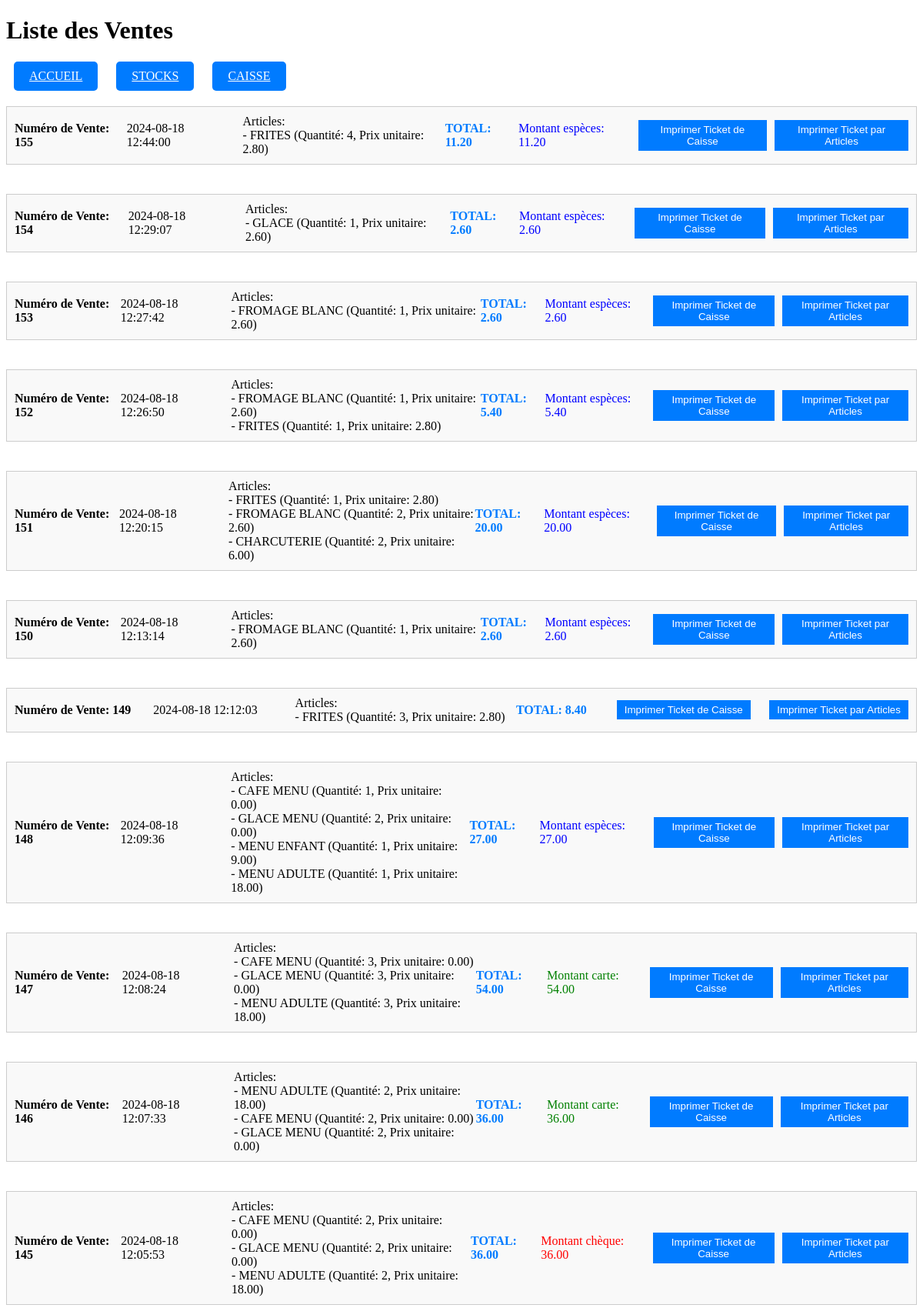
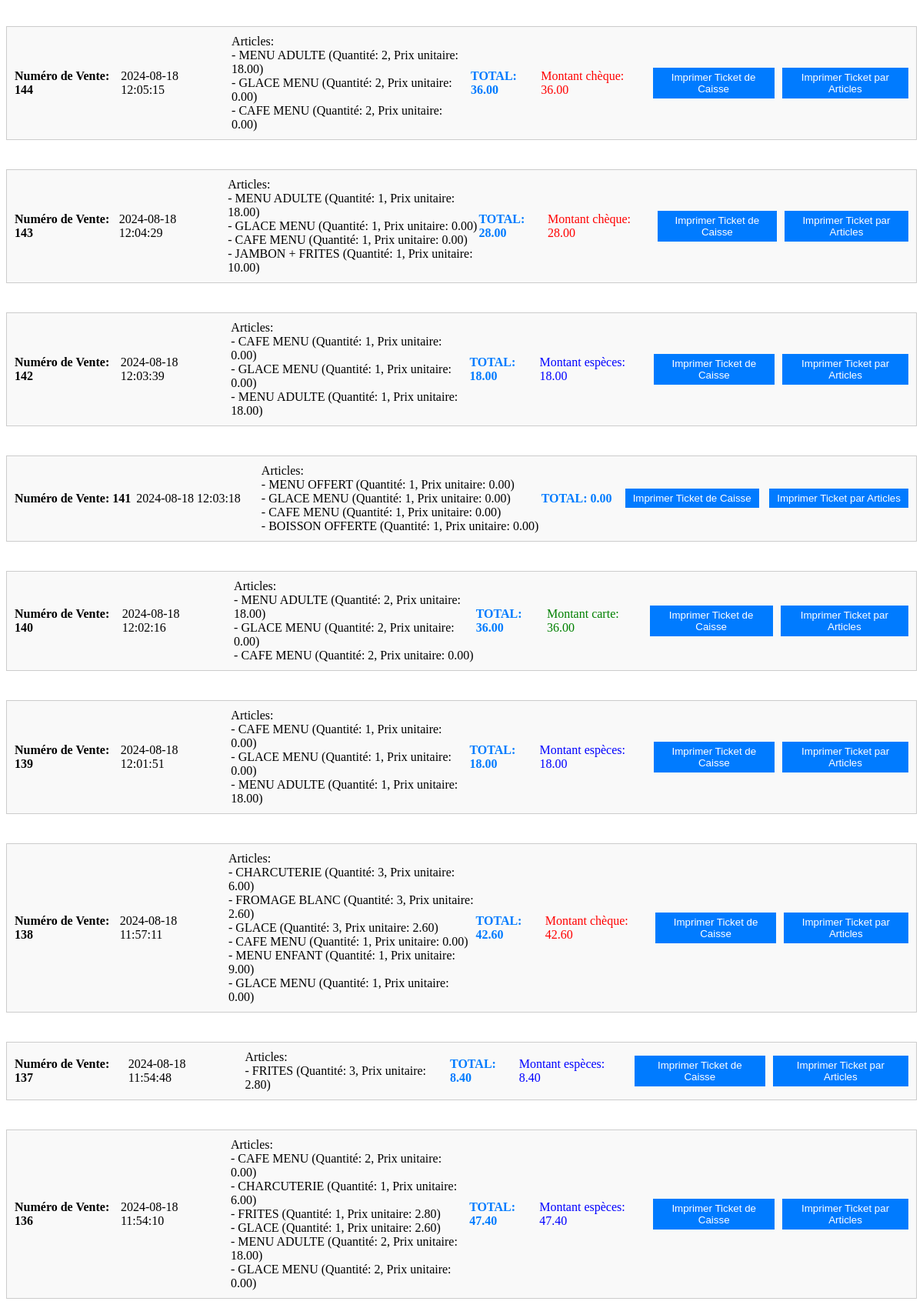
/tickets.php (upper part), run on the app's committed database (2 pictures, top to bottom).
### tables this page shows
CREATE TABLE `Ventes` (
  `id_vente` int NOT NULL,
  `prix_total` decimal(10,2) DEFAULT NULL,
  `date_vente` datetime DEFAULT NULL
);

CREATE TABLE `Paiements` (
  `id` int NOT NULL,
  `id_vente` int DEFAULT NULL,
  `montant_cartes` decimal(10,2) DEFAULT NULL,
  `montant_especes` decimal(10,2) DEFAULT NULL,
  `montant_cheque` decimal(10,2) DEFAULT NULL,
  `date_paiement` timestamp NULL DEFAULT CURRENT_TIMESTAMP,
  `manifestation` varchar(255) DEFAULT NULL
);

CREATE TABLE `Produits` (
  `id_produit` int NOT NULL,
  `nom_produit` varchar(255) DEFAULT NULL,
  `quantite_stock` int DEFAULT NULL,
  `prix_unitaire` decimal(10,2) DEFAULT NULL,
  `stock_restant` int NOT NULL DEFAULT '0'
);

CREATE TABLE `VenteProduits` (
  `id` int NOT NULL,
  `id_vente` int DEFAULT NULL,
  `id_produit` int DEFAULT NULL,
  `quantite` int DEFAULT NULL,
  `prix_unitaire` decimal(10,2) DEFAULT NULL,
  `nom_produit` varchar(255) DEFAULT NULL
);

### tickets.php (the view, shortened to what this page needs)
<!DOCTYPE html>
<html lang="fr">
<head>
    <link rel="stylesheet" href="tickets.css">
    <link rel="stylesheet" href="https://cdnjs.cloudflare.com/ajax/libs/font-awesome/5.15.4/css/all.min.css">
</head>
<body>
    <h1>Liste des Ventes</h1>
    <div class="navigation">
        <a href="index.php" class="btn">ACCUEIL</a>
        <a href="stock.php" class="btn">STOCKS</a>
        <a href="caisse.php" class="btn">CAISSE</a>
    </div>
    <div class="ventes">
        <?php
        include 'db_connect.php';
        $query = "SELECT Ventes.id_vente, Ventes.prix_total, Produits.nom_produit, Produits.prix_unitaire, VenteProduits.quantite,
                    Paiements.montant_cartes, Paiements.montant_especes, Paiements.montant_cheque, Paiements.date_paiement
                    FROM Ventes
                    INNER JOIN VenteProduits ON Ventes.id_vente = VenteProduits.id_vente
                    INNER JOIN Produits ON VenteProduits.id_produit = Produits.id_produit
                    INNER JOIN Paiements ON Ventes.id_vente = Paiements.id_vente
                    ORDER BY Ventes.id_vente DESC";
        $result = mysqli_query($conn, $query);
        $ventes_groupées = array();
        while ($row = mysqli_fetch_assoc($result)) {
            $num_vente = $row['id_vente'];
            if (!isset($ventes_groupées[$num_vente])) {
                $ventes_groupées[$num_vente] = array(
                    'numero_vente' => $num_vente,
                    'articles' => array(),
                    'prix_total' => $row['prix_total'],
                    'montant_cartes' => $row['montant_cartes'],
                    'montant_especes' => $row['montant_especes'],
                    'montant_cheque' => $row['montant_cheque'],
                    'date_paiement' => $row['date_paiement']
                );
            }
            $ventes_groupées[$num_vente]['articles'][] = array(
                'nom_produit' => htmlspecialchars($row['nom_produit']),
                'quantite' => $row['quantite'],
                'prix_unitaire' => $row['prix_unitaire']
            );
        }
        foreach ($ventes_groupées as $vente) {
            echo "<div class='vente'>";
            echo "<span class='numero-vente'>Numéro de Vente: " . $vente['numero_vente'] . "</span><br>";
            echo "<span class='date_paiement'> " . $vente['date_paiement'] . "</span><br>";
            echo "<span class='articles'>Articles:<br>";
            foreach ($vente['articles'] as $article) {
                echo "- " . $article['nom_produit'] . " (Quantité: " . $article['quantite'] . ", Prix unitaire: " . $article['prix_unitaire'] . ")<br>";
            }
            echo "</span>";
            echo "<span class='montant-total'>TOTAL: " . $vente['prix_total'] . "</span><br>";
            if ($vente['montant_cartes'] > 0) {
                echo "<span class='montant-carte'>Montant carte: " . $vente['montant_cartes'] . "</span><br>";
            }
            if ($vente['montant_especes'] > 0) {
                echo "<span class='montant-espece'>Montant espèces: " . $vente['montant_especes'] . "</span><br>";
            }
            if ($vente['montant_cheque'] > 0) {
                echo "<span class='montant-cheque'>Montant chèque: " . $vente['montant_cheque'] . "</span><br>";
            }
            echo "<form action='imprimer_ticket_caisse.php' method='post' class='ticket-form'>";
            echo "<button type='submit' class='ticket-btn'>Imprimer Ticket de Caisse</button>";
            echo "</form>";
            echo "<form action='imprimer_ticket_par_articles.php' method='post' class='ticket-form'>";
            echo "<button type='submit' class='ticket-btn'>Imprimer Ticket par Articles</button>";
            echo "</form>";
            echo "</div><br>";
        }
        ?>
    </div>
</body>
</html>

### tickets.css (style rules this page uses)
.btn { display: inline-block; padding: 10px 20px; margin: 0 10px; background-color: #007bff; color: #fff; border: none; border-radius: 5px; cursor: pointer; transition: background-color 0.3s; }
.ventes { margin-top: 20px; }
.vente { border: 1px solid #ccc; padding: 10px; margin-bottom: 20px; background-color: #f9f9f9; display: flex; justify-content: space-between; align-items: center; }
.numero-vente { font-weight: bold; }
.articles { margin-left: 20px; }
.montant-total { font-weight: bold; color: #007bff; }
.montant-carte { color: green; }
.montant-espece { color: blue; }
.montant-cheque { color: red; }
.vente button { padding: 5px 10px; margin-left: 10px; border: none; background-color: #007bff; color: #fff; cursor: pointer; transition: background-color 0.3s ease; }

### data on the page
ventes: id_vente "155", paiements.date_paiement "2024-08-18 12:44:00", nom_produit "FRITES", quantite "4", prix_unitaire "2.80", prix_total "11.20", paiements.montant_especes "11.20"
ventes: id_vente "154", paiements.date_paiement "2024-08-18 12:29:07", nom_produit "GLACE", quantite "1", prix_unitaire "2.60", prix_total "2.60", paiements.montant_especes "2.60"
ventes: id_vente "153", paiements.date_paiement "2024-08-18 12:27:42", nom_produit "FROMAGE BLANC", quantite "1", prix_unitaire "2.60", prix_total "2.60", paiements.montant_especes "2.60"
ventes: produits.nom_produit "FROMAGE BLANC", venteproduits.quantite "2", produits.prix_unitaire "2.60"
ventes: id_vente "150", paiements.date_paiement "2024-08-18 12:13:14", nom_produit "FROMAGE BLANC", quantite "1", prix_unitaire "2.60", prix_total "2.60", paiements.montant_especes "2.60"
ventes: id_vente "149", paiements.date_paiement "2024-08-18 12:12:03", nom_produit "FRITES", quantite "3", prix_unitaire "2.80", prix_total "8.40"
ventes: produits.nom_produit "GLACE MENU", venteproduits.quantite "3", produits.prix_unitaire "0.00"
ventes: produits.nom_produit "JAMBON + FRITES", venteproduits.quantite "1", produits.prix_unitaire "10.00"
ventes: produits.nom_produit "MENU OFFERT", venteproduits.quantite "1", produits.prix_unitaire "0.00", produits.nom_produit "BOISSON OFFERTE"
ventes: produits.nom_produit "CHARCUTERIE", venteproduits.quantite "3", produits.prix_unitaire "6.00", produits.nom_produit "FROMAGE BLANC", produits.prix_unitaire "2.60"
ventes: id_vente "137", paiements.date_paiement "2024-08-18 11:54:48", nom_produit "FRITES", quantite "3", prix_unitaire "2.80", prix_total "8.40", paiements.montant_especes "8.40"

### other printed values
$vente['numero_vente'] "152"
$vente['date_paiement'] "2024-08-18 12:26:50"
$article['nom_produit'] "FROMAGE BLANC"
$article['quantite'] "1"
$article['prix_unitaire'] "2.60"
$article['nom_produit'] "FRITES"
$article['prix_unitaire'] "2.80"
$vente['prix_total'] "5.40"
$vente['montant_especes'] "5.40"
$vente['numero_vente'] "151"
$vente['date_paiement'] "2024-08-18 12:20:15"
$article['nom_produit'] "CHARCUTERIE"
$article['quantite'] "2"
$article['prix_unitaire'] "6.00"
$vente['prix_total'] "20.00"
